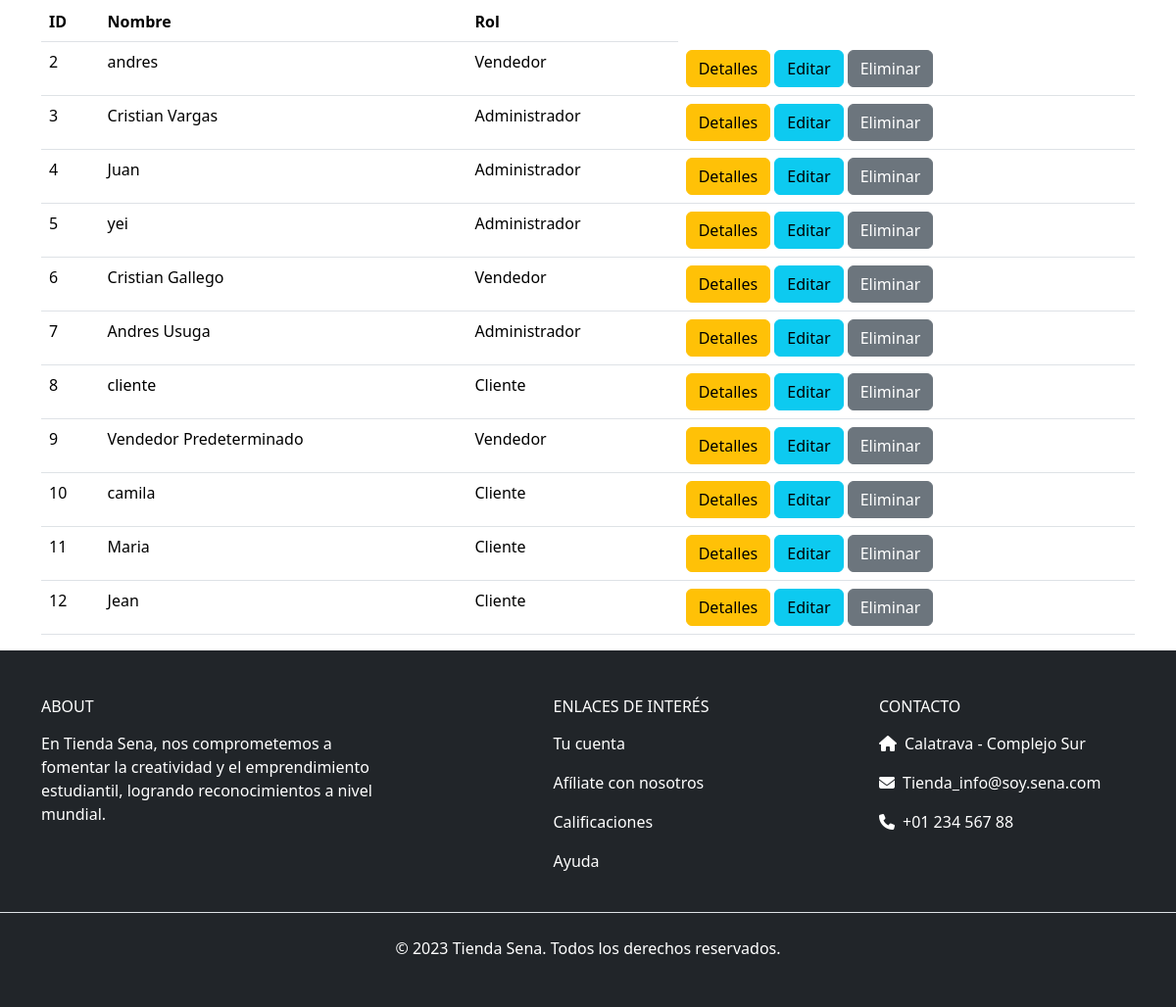
The page /usuarios (lower part) on the database as committed earlier.
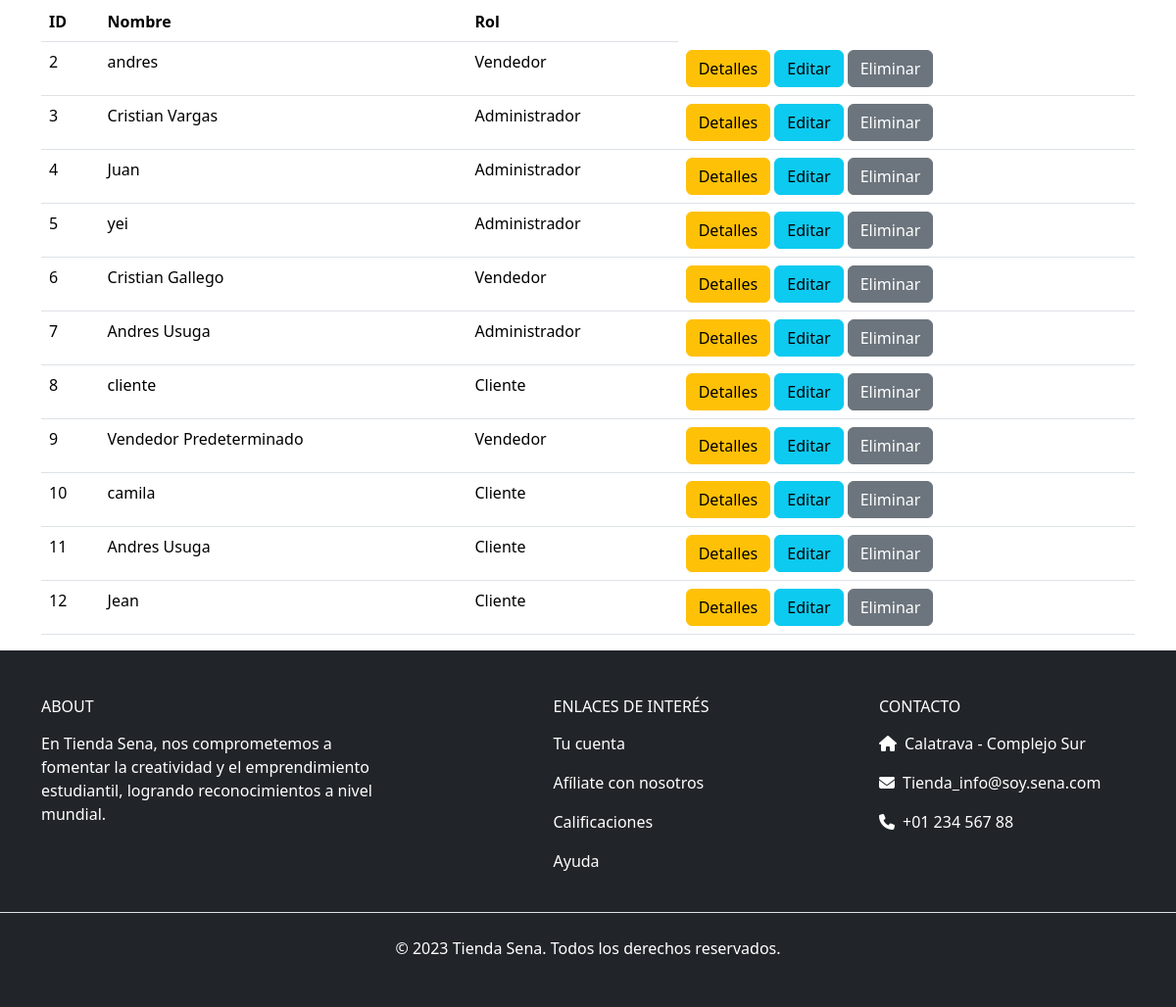
The same page on the database as committed later.
### tienda_sena/models.py (models this page shows, shortened)
class Usuario(models.Model):
    nombre_apellido = models.CharField(max_length=150)
    documento = models.CharField(max_length=20, default="000000")
    contacto = models.IntegerField(default=0)
    correo = models.CharField(max_length=254, unique=True)
    password = models.CharField(max_length=128)
    ROLES = (
        (1, "Administrador"),
        (2, "Cliente"),
        (3, "Vendedor"),
    )
    rol = models.IntegerField(choices=ROLES, default=2)
    imagen_perfil = models.ImageField(upload_to='usuarios/', null=True, blank=True)  # Campo para la foto de perfil
    direccion = models.CharField(max_length=254, default="none")

### tienda_sena/views.py (the view)
# urls.py: path('usuarios', views.usuarios, name='usuarios'),
def usuarios(request):
    q = Usuario.objects.all()
    contexto = { "data": q }
    return render(request, "administrador/usuarios/listar_usuarios.html", contexto)

### tienda_sena/context_processors.py (called while the page is built)
def categorias(request):
    categorias = Producto.CATEGORIAS
    return {'categorias': categorias}

def colores(request):
    colores = Producto.COLORES
    return {'colores': colores}

### tienda_sena/templates/administrador/usuarios/listar_usuarios.html (shortened to what this page needs)
{% extends 'bases/base.html' %}
{% load static %}
{% block main %}
<div class="d-flex flex-wrap content">
    <div class="container mt-5">
        <table class="table">
            <thead>
                <tr>
                    <th>ID</th>
                    <th>Nombre</th>
                    <th>Rol</th>
                </tr>
            </thead>
            <tbody>
                {% for x in data %}
                    <tr>
                        <td>{{ x.id }}</td>
                        <td>{{ x.nombre_apellido }}</td>
                        <td>{{ x.get_rol_display }}</td>
                        <td>
                            <a href="{% url 'perfil_usuario_id' x.id %}" class="btn btn-warning">Detalles</a>
                            <a href="{% url 'editar_usuario' x.id %}" class="btn btn-info">Editar</a>
                            <a href="{% url 'eliminar_usuario' x.id %}" class="btn btn-secondary">Eliminar</a>
                        </td>
                    </tr>
                {% endfor %}
            </tbody>
        </table>
    </div>
</div>
{% endblock %}

Rows that differ between the two databases and show on the page:
changed Usuario id 11: nombre_apellido "Maria" → "Andres Usuga"
